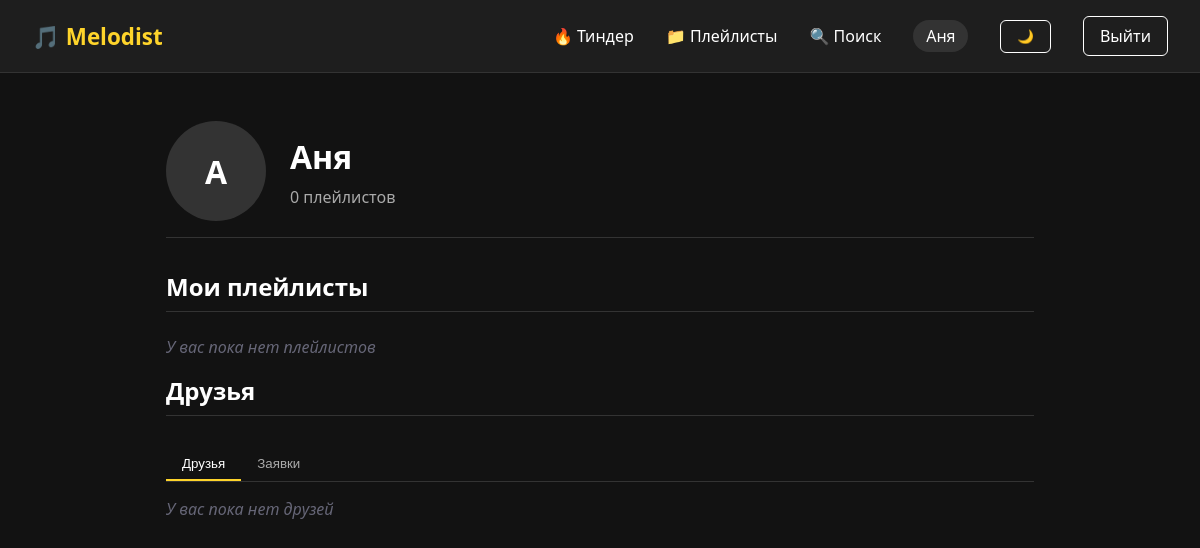
Before: /profile (signed in) with the older database file.
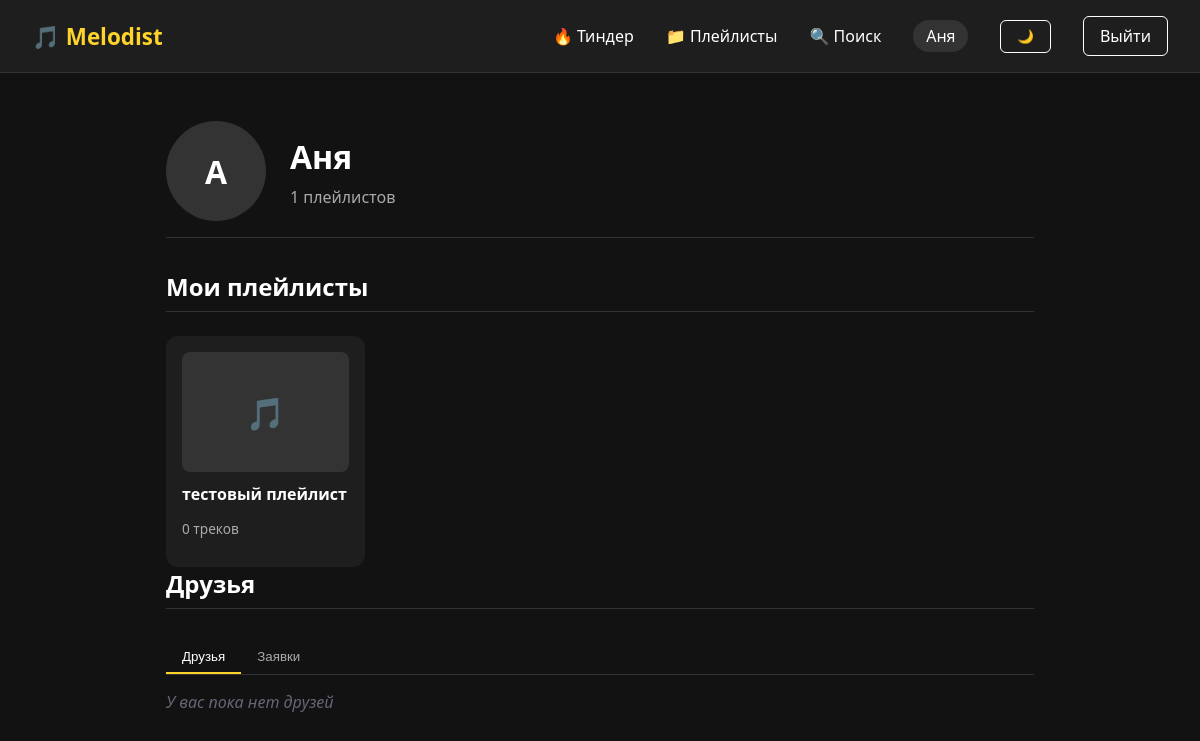
After: the same page with the newer database file.
### app.py (models this page shows)
class Playlist(db.Model):
    id = db.Column(db.Integer, primary_key=True)
    name = db.Column(db.String(200), nullable=False)
    is_public = db.Column(db.Boolean, default=False)
    user_id = db.Column(db.Integer, db.ForeignKey('user.id'), nullable=False)
    tracks = db.relationship('Track', secondary='playlist_track', lazy='subquery',
                             backref=db.backref('playlists', lazy=True))

### app.py (the view)
@app.route('/profile')
@login_required
def profile():
    playlists = Playlist.query.filter_by(user_id=current_user.id).all()
    friends = db.session.scalars(
        db.select(User).join(friendship, User.id == friendship.c.friend_id)
        .where(friendship.c.user_id == current_user.id, friendship.c.status == 'accepted')
    ).all()
    friend_requests = db.session.scalars(
        db.select(User).join(friendship, User.id == friendship.c.user_id)
        .where(friendship.c.friend_id == current_user.id, friendship.c.status == 'pending')
    ).all()
    return render_template('profile.html', user=current_user, playlists=playlists, friends=friends, friend_requests=friend_requests)

### app.py (called while the page is built)
@login_manager.user_loader
def load_user(user_id):
    return db.session.get(User, int(user_id))

### templates/profile.html (shortened to what this page needs)
{% extends "base.html" %}
{% block content %}
<div class="profile-container">
    <div class="profile-header">
        <div class="avatar">
            {% if user.avatar %}
                <img src="{{ user.avatar }}" alt="Аватар" class="avatar-img">
            {% else %}
                <div class="avatar-placeholder">{{ user.username[0] }}</div>
            {% endif %}
        </div>
        <div class="profile-info">
            <h1>{{ user.username }}</h1>
            <p class="playlist-count">{{ playlists|length }} плейлистов</p>
        </div>
    </div>
    <div class="profile-content">
        <h2>Мои плейлисты</h2>
        {% if playlists %}
            <div class="playlist-grid">
                {% for playlist in playlists %}
                    <a href="{{ url_for('playlist_detail', playlist_id=playlist.id) }}" class="playlist-card">
                        <div class="playlist-cover">
                            {% if playlist.tracks %}
                                <img src="{{ playlist.tracks[0].cover_url }}" alt="Обложка" class="playlist-cover-img">
                            {% else %}
                                <span>🎵</span>
                            {% endif %}
                        </div>
                        <h3>{{ playlist.name }}</h3>
                        <p>{{ playlist.tracks|length }} треков</p>
                    </a>
                {% endfor %}
            </div>
        {% else %}
            <p class="empty-message">У вас пока нет плейлистов</p>
        {% endif %}
        <h2>Друзья</h2>
        <div class="friends-section">
            <div class="friends-tabs">
                <button class="tab-btn active" data-tab="friends">Друзья</button>
                <button class="tab-btn" data-tab="requests">Заявки</button>
            </div>
            <div class="tab-content" id="friends-tab">
                {% if friends %}
                    <div class="friends-grid">
                        {% for friend in friends %}
                            <div class="friend-item">
                                <a href="{{ url_for('profile') }}" class="friend-link">
                                    {% if friend.avatar %}
                                        <img src="{{ friend.avatar }}" alt="Аватар" class="friend-avatar">
                                    {% else %}
                                        <div class="friend-avatar-placeholder">{{ friend.username[0] }}</div>
                                    {% endif %}
                                    <span class="friend-name">{{ friend.username }}</span>
                                </a>
                            </div>
                        {% endfor %}
                    </div>
                {% else %}
                    <p class="empty-message">У вас пока нет друзей</p>
                {% endif %}
            </div>
        </div>
    </div>
</div>
{% endblock %}

Changed rows visible on the page:
added Playlist: name "тестовый плейлист", tracks|length "0"
Other visible differences:
{{ playlists|length }}: "0" → "1"
text no longer shown: "У вас пока нет плейлистов"
